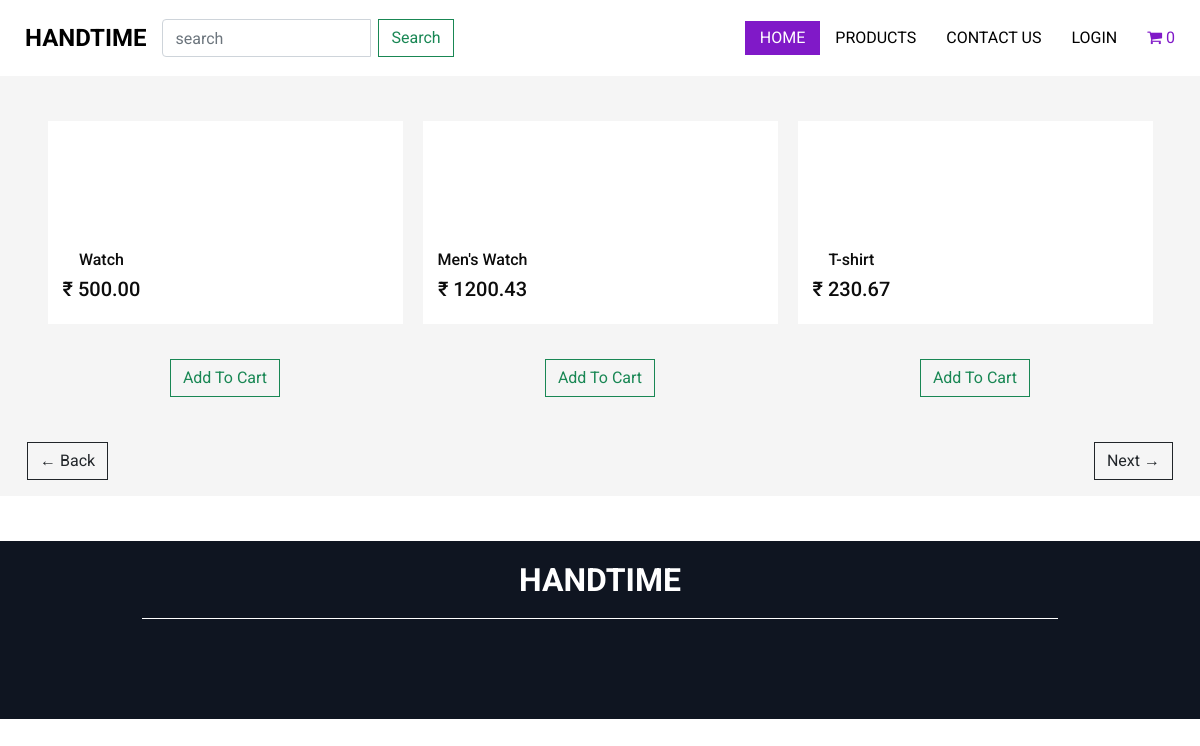
The page /product/ on the database as committed earlier.
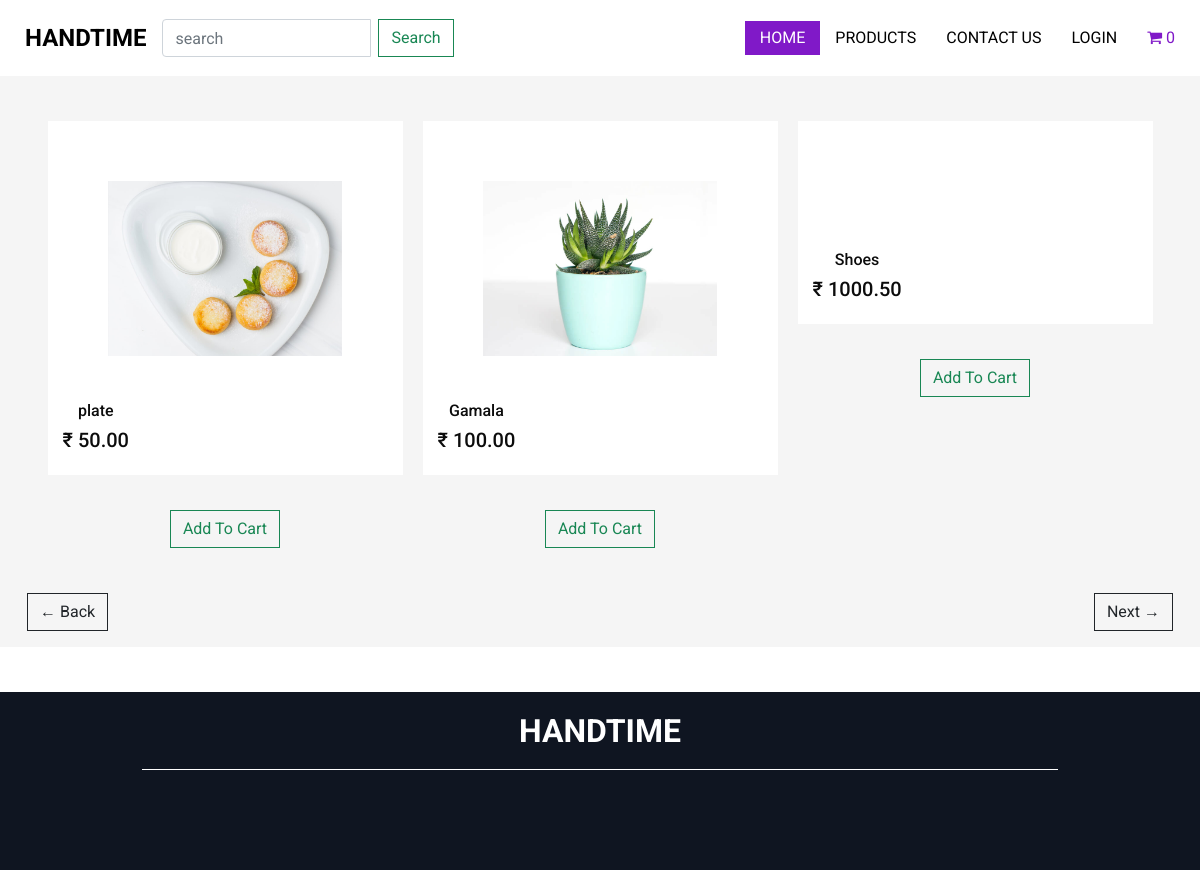
The same page on the database as committed later.
### store/models.py (models this page shows, shortened)
class Product(models.Model):
    name = models.CharField(max_length=200, null=True)
    slug = models.SlugField(max_length=200, unique=True, null=True)
    SKUID = models.CharField(max_length=200, null=True)
    price = models.DecimalField(max_digits=9, decimal_places=2)
    brand = models.CharField(max_length=20, null=True)
    specs = models.TextField(null=True)
    detail = models.TextField(null=True)
    image = models.ImageField(null=True, blank=True)
    date_added = models.DateTimeField(default=timezone.now)
    @property
    def imageURL(self):
        try:
            url = self.image.url
        except:
            url = ''
        return url

### store/views.py (the view)
# urls.py: path('product/',views.product, name="product"),
def product(request):
    data = cartData(request)
    cartItems = data['cartItems']
    no_of_product = 3
    page = request.GET.get('page')
    if page is None:
        page = 1
    else:
        page = int(page)
    products = Product.objects.all().order_by('-date_added')
    length = len(products)
    products = products[(page-1)*no_of_product : page*no_of_product]
    if page > 1:
        prev = "?page=" + str(page - 1)
    else:
        prev = None
    if page < math.ceil(length/no_of_product):
        nxt = "?page=" + str(page + 1)
    else:
        nxt = None
    context = {"products": products, 'cartItems': cartItems, 'prev':prev, 'nxt':nxt }
    return render(request, 'store/product.html', context)

### store/utils.py (called while the page is built, shortened)
def cookieCart(request):
    try:
        cart = json.loads(request.COOKIES['cart'])
    except:
        cart = {}
    print('Cart: ', cart)
    items = []
    order = {'get_cart_total': 0, 'get_cart_items': 0, 'shipping': False}
    cartItems = order['get_cart_items']
    return {'cartItems': cartItems, 'order': order, 'items': items}

def cartData(request):
    if request.user.is_authenticated:
        customer = request.user.customer
        order, created = Order.objects.get_or_create(
            customer=customer, complete=False)
        items = order.orderitem_set.all()
        cartItems = order.get_cart_items
        if PurchasedOrder.objects.exists():
            if PurchasedOrder.objects.filter(razorpay_signature__isnull=True, customer=customer).last():
                pass
            else:
                PurchasedOrder.objects.create(customer=customer)
        else:
            PurchasedOrder.objects.create(customer=customer)
    else:
        cookieData = cookieCart(request)
        cartItems = cookieData['cartItems']
        order = cookieData['order']
        items = cookieData['items']
    return {'cartItems': cartItems, 'order': order, 'items': items}

### store/templates/store/product.html (shortened to what this page needs)
{% extends 'store/main.html' %}
{% load static %}
{% block content %}
  <section class="product_section ">
    <div class="container">
      <div class="product_container">
		{% for product in products %}
        <div class="box text-center">
          <div class="box-content">
            <a href="{% url 'product_detail' product.slug %} ">
            <div class="img-box">
              <img src="{{product.imageURL}}" alt="">
            </div>
            </a>
            <div class="detail-box">
              <div class="text ">
                <h6>
                  {{product.name}}
                </h6>
                <h5>
                  <span>&#8377;</span> {{product.price}}
                </h5>
              </div>
            </div>
          </div>
          <div class="btn-box">
            <button data-product="{{product.id}}" data-action="add" class="btn btn-outline-success add-btn update-cart ">
              Add To Cart
            </button>
          </div>
        </div>
		{% endfor %}
      </div>
      {% if prev %}
      <a class="btn btn-outline-dark float-left mb-3" href="{{prev}}">&#x2190; Back</a>
      {% else %}
      <a class="btn btn-outline-dark float-left mb-3" href="#">&#x2190; Back</a>
      {% endif %}
      {% if nxt %}
      <a class="btn btn-outline-dark float-right mb-3" href="{{nxt}}">Next &#x2192;</a>
      {% else %}
      <a class="btn btn-outline-dark float-right mb-3" href="#">Next &#x2192;</a>
      {% endif %}
    </div>
  </section>
{% endblock content %}

### store/templates/store/main.html (shortened to what this page needs)
<!DOCTYPE html>
{% load static %}
<html>
<head>
	<link rel="stylesheet" type="text/css" href="{% static 'css/bootstrap.css' %}" />
	<link href="https://cdn.jsdelivr.net/npm/bootstrap@5.0.0/dist/css/bootstrap.min.css" rel="stylesheet"
>
	<link href="{% static 'css/font-awesome.min.css' %}" rel="stylesheet" />
	<link href="{% static 'css/style.css' %}" rel="stylesheet" />
	<link href="{% static 'css/responsive.css' %}" rel="stylesheet" />
</head>
<body>
	<div class="hero_area">
		<header class="header_section">
			<div class="container-fluid">
				<nav class="navbar navbar-expand-lg custom_nav-container">
					<a class="navbar-brand" href="/">
						<span>
							HandTime
						</span>
					</a>
					<div class="collapse navbar-collapse" id="navbarSupportedContent">
							<div class="row justify-content-center align-items-center">
							<form action="/search">
							<div class="input-group">
							<input name="q" type="text" class="form-control mr-2" placeholder="search" required/>
							<div class="input-group-append">
							<button  class="btn btn-outline-success" type="submit" id="button-addon2">Search</button>
							</div>
							</div>
							</form>
							</div>
						<ul class="navbar-nav  ">
							<li class="nav-item active">
								<a class="nav-link" href="/">Home <span class="sr-only">(current)</span></a>
							</li>
							<li class="nav-item">
								<a class="nav-link" href="{% url 'product' %} ">Products</a>
							</li>
							<li class="nav-item">
								<a class="nav-link" href="{% url 'contact' %} ">Contact Us</a>
							</li>
							{% if request.user.is_authenticated %}
							<li class="nav-item">
								<a class="nav-link" href="{% url 'profile' %} ">{{request.user}} </a>
							</li>
							{% else %}
							<li class="nav-item">
								<a class="nav-link" href="{% url 'login' %} ">LogIn</a>
							</li>
							{% endif %}
						</ul>
						<div class="user_optio_box">
							<a href="{% url 'cart' %} ">
								<i class="fa fa-shopping-cart" aria-hidden="true"></i> {{cartItems}}
							</a>
						</div>
					</div>
				</nav>
			</div>
		</header>
		{% block content %}
		{% endblock content %}
		<section class="info_section layout_padding2">
			<div class="container">
				<div class="info_logo">
					<h2>
						HandTime
					</h2>
				</div>
			</div>
	</div>
</body>
</html>

### static/css/style.css (style rules this page uses)
body { font-family: "Roboto", sans-serif; color: #0c0c0c; background-color: #ffffff; overflow-x: hidden; }
.layout_padding2 { padding: 20px 0; }
a, a:hover, a:focus { text-decoration: none; }
.btn { border-radius: 0; }
.hero_area { position: relative; min-height: 100vh; display: -webkit-box; display: -ms-flexbox; display: flex; -webkit-box-orient: vertical; -webkit-box-direction: normal; -ms-flex-direction: column; flex-direction: column; }
.header_section .container-fluid { padding-right: 25px; padding-left: 25px; }
.navbar-brand span { font-weight: bold; color: #000000; font-size: 24px; text-transform: uppercase; }
.custom_nav-container { padding: 15px 0; }
.custom_nav-container .navbar-nav { margin: auto; }
.custom_nav-container .navbar-nav .nav-item .nav-link { padding: 5px 25px; color: #000000; text-align: center; text-transform: uppercase; border-radius: 0; -webkit-transition: all 0.3s; transition: all 0.3s; }
.custom_nav-container .navbar-nav .nav-item:hover .nav-link, .custom_nav-container .navbar-nav .nav-item.active .nav-link { color: #ffffff; background-color: #8019c8; }
.user_optio_box { display: -webkit-box; display: -ms-flexbox; display: flex; }
.user_optio_box a { margin-left: 15px; color: #8019c8; }
.product_section { background-color: #f5f5f5; margin-bottom: 45px; }
.product_section .product_container { display: -webkit-box; display: -ms-flexbox; display: flex; -ms-flex-wrap: wrap; flex-wrap: wrap; -webkit-box-pack: center; -ms-flex-pack: center; justify-content: center; margin: 0 -10px; }
.product_section .product_container .box { width: 355px; display: -webkit-box; display: -ms-flexbox; display: flex; -webkit-box-orient: vertical; -webkit-box-direction: normal; -ms-flex-direction: column; flex-direction: column; -webkit-box-align: center; -ms-flex-align: center; align-items: center; margin: 0 10px 45px 10px; }
.product_section .product_container .box .box-content { background-color: #ffffff; width: 100%; display: -webkit-box; display: -ms-flexbox; display: flex; -webkit-box-orient: vertical; -webkit-box-direction: normal; -ms-flex-direction: column; flex-direction: column; -webkit-box-align: center; -ms-flex-align: center; align-items: center; padding: 15px; }
.product_section .product_container .box .box-content .img-box { margin: 45px 0; }
.product_section .product_container .box .box-content .img-box img { height: 175px; }
.product_section .product_container .box .box-content .detail-box { display: -webkit-box; display: -ms-flexbox; display: flex; width: 100%; -webkit-box-pack: justify; -ms-flex-pack: justify; justify-content: space-between; }
.product_section .product_container .box .box-content .detail-box .text, .product_section .product_container .box .box-content .detail-box .like { display: -webkit-box; display: -ms-flexbox; display: flex; -webkit-box-orient: vertical; -webkit-box-direction: normal; -ms-flex-direction: column; flex-direction: column; -webkit-box-align: center; -ms-flex-align: center; align-items: center; }
.product_section .product_container .box .btn-box { display: -webkit-box; display: -ms-flexbox; display: flex; -webkit-box-pack: center; -ms-flex-pack: center; justify-content: center; margin-top: 35px; }
.info_section { background-color: #0f1521; color: #ffffff; }
.info_section .info_logo { width: 80%; margin: 0 auto 45px auto; padding-bottom: 10px; text-align: center; border-bottom: 1px solid #ffffff; }
.info_section .info_logo h2 { text-transform: uppercase; font-weight: bold; }

### static/css/responsive.css (style rules this page uses)
@media (max-width: 1300px) { .custom_nav-container .navbar-nav { margin: 0; margin-left: auto; align-items: center; } }
@media (max-width: 1300px) { .custom_nav-container .navbar-nav .nav-item .nav-link { padding: 5px 15px; } }
@media (min-width: 1200px) { .container { max-width: 1170px; } }

Rows that differ between the two databases and show on the page:
no longer on this page (row edited): Product: name "Watch", price "500.00"
no longer on this page (row edited): Product: name "Men's Watch", price "1200.43"
no longer on this page (row edited): Product: name "T-shirt", price "230.67"
added Product: imageURL (picture), name "plate", price "50.00"
added Product: imageURL (picture), name "Gamala", price "100.00"
now on this page (row edited): Product: name "Shoes", price "1000.50"
